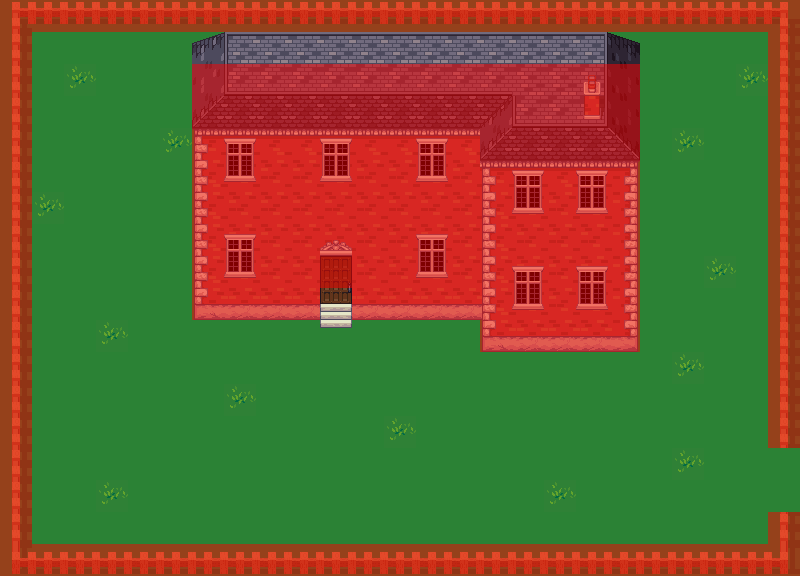

Tiled map render using the project's own tile images. Description and the whole map definition, tile-layer contents included, below:
An orthogonal 25x18 tile map with 32x32 px tiles, 5 tile layers (1, 2, 3, 4, ...).

<map version="1.0" orientation="orthogonal" renderorder="right-down" width="25" height="18" tilewidth="32" tileheight="32" nextobjectid="1">
 <tileset firstgid="1" name="tileset1" tilewidth="32" tileheight="32" tilecount="1000" columns="25">
  <image source="tileset1.png" width="800" height="1280" />
 </tileset>
 <layer name="1" width="25" height="18">
  <data encoding="csv">
688,688,688,688,688,688,688,688,688,688,688,688,688,688,688,688,688,688,688,688,688,688,688,688,688,
688,688,688,688,688,688,688,688,688,688,688,688,688,688,688,688,688,688,688,688,688,688,688,688,688,
688,688,688,688,688,688,688,688,688,688,688,688,688,688,688,688,688,688,688,688,688,688,688,688,688,
688,688,688,688,688,688,688,688,688,688,688,688,688,688,688,688,688,688,688,688,688,688,688,688,688,
688,688,688,688,688,688,688,688,688,688,688,688,688,688,688,688,688,688,688,688,688,688,688,688,688,
688,688,688,688,688,688,688,688,688,688,688,688,688,688,688,688,688,688,688,688,688,688,688,688,688,
688,688,688,688,688,688,688,688,688,688,688,688,688,688,688,688,688,688,688,688,688,688,688,688,688,
688,688,688,688,688,688,688,688,688,688,688,688,688,688,688,688,688,688,688,688,688,688,688,688,688,
688,688,688,688,688,688,688,688,688,688,688,688,688,688,688,688,688,688,688,688,688,688,688,688,688,
688,688,688,688,688,688,688,688,688,688,688,688,688,688,688,688,688,688,688,688,688,688,688,688,688,
688,688,688,688,688,688,688,688,688,688,688,688,688,688,688,688,688,688,688,688,688,688,688,688,688,
688,688,688,688,688,688,688,688,688,688,688,688,688,688,688,688,688,688,688,688,688,688,688,688,688,
688,688,688,688,688,688,688,688,688,688,688,688,688,688,688,688,688,688,688,688,688,688,688,688,688,
688,688,688,688,688,688,688,688,688,688,688,688,688,688,688,688,688,688,688,688,688,688,688,688,688,
688,688,688,688,688,688,688,688,688,688,688,688,688,688,688,688,688,688,688,688,688,688,688,688,688,
688,688,688,688,688,688,688,688,688,688,688,688,688,688,688,688,688,688,688,688,688,688,688,688,688,
688,688,688,688,688,688,688,688,688,688,688,688,688,688,688,688,688,688,688,688,688,688,688,688,688,
688,688,688,688,688,688,688,688,688,688,688,688,688,688,688,688,688,688,688,688,688,688,688,688,688
</data>
 </layer>
 <layer name="2" width="25" height="18">
  <data encoding="csv">
760,761,761,761,761,761,761,761,761,761,761,761,761,761,761,761,761,761,761,761,761,761,761,761,762,
785,0,0,0,0,0,0,0,0,0,0,0,0,0,0,0,0,0,0,0,0,0,0,0,787,
785,0,0,0,0,0,0,0,0,0,0,0,0,0,0,0,0,0,0,0,0,0,0,0,787,
785,0,0,0,0,0,0,0,0,0,0,0,0,0,0,0,0,0,0,0,0,0,0,0,787,
785,0,0,0,0,0,842,843,843,843,843,843,843,843,843,0,0,0,0,0,0,0,0,0,787,
785,0,0,0,0,0,867,868,868,868,868,868,868,868,868,843,0,0,0,0,0,0,0,0,787,
785,0,0,0,0,0,867,868,868,868,868,868,868,868,868,868,0,0,0,0,0,0,0,0,787,
785,0,0,0,0,0,867,868,868,868,868,868,868,868,868,868,0,0,0,0,0,0,0,0,787,
785,0,0,0,0,0,867,868,868,868,847,868,868,868,868,868,0,0,0,0,0,0,0,0,787,
785,0,0,0,0,0,892,893,893,893,872,893,893,893,893,893,0,0,0,0,0,0,0,0,787,
785,0,0,0,0,0,0,0,0,0,0,0,0,0,0,0,0,0,0,0,0,0,0,0,787,
785,0,0,0,0,0,0,0,0,0,0,0,0,0,0,0,0,0,0,0,0,0,0,0,787,
785,0,0,0,0,0,0,0,0,0,0,0,0,0,0,0,0,0,0,0,0,0,0,0,787,
785,0,0,0,0,0,0,0,0,0,0,0,0,0,0,0,0,0,0,0,0,0,0,0,787,
785,0,0,0,0,0,0,0,0,0,0,0,0,0,0,0,0,0,0,0,0,0,0,0,0,
785,0,0,0,0,0,0,0,0,0,0,0,0,0,0,0,0,0,0,0,0,0,0,0,0,
785,0,0,0,0,0,0,0,0,0,0,0,0,0,0,0,0,0,0,0,0,0,0,0,787,
810,811,811,811,811,811,811,811,811,811,811,811,811,811,811,811,811,811,811,811,811,811,811,811,812
</data>
 </layer>
 <layer name="3" width="25" height="18">
  <data encoding="csv">
0,0,0,0,0,0,0,0,0,0,0,0,0,0,0,0,0,0,0,0,0,0,0,0,0,
0,0,0,0,0,0,0,0,0,0,0,0,0,0,0,0,0,0,0,0,0,0,0,0,0,
0,0,813,0,0,0,942,970,971,971,971,971,971,971,971,971,996,996,997,944,0,0,0,813,0,
0,0,0,0,0,0,967,968,968,968,968,968,968,968,968,992,970,971,972,944,0,0,0,0,0,
0,0,0,0,0,813,0,850,0,0,850,0,0,850,0,967,968,968,968,969,0,813,0,0,0,
0,0,0,0,0,0,0,875,0,0,875,0,0,875,0,842,843,843,843,844,0,0,0,0,0,
0,813,0,0,0,0,0,0,0,0,0,0,0,0,0,867,868,868,868,869,0,0,0,0,0,
0,0,0,0,0,0,0,850,0,0,895,0,0,850,0,867,868,868,868,869,0,0,0,0,0,
0,0,0,0,0,0,0,875,0,0,0,0,0,875,0,867,868,868,868,869,0,0,813,0,0,
0,0,0,0,0,0,0,0,0,0,846,0,0,0,0,867,868,868,868,869,0,0,0,0,0,
0,0,0,813,0,0,0,0,0,0,871,0,0,0,0,892,893,893,893,894,0,0,0,0,0,
0,0,0,0,0,0,0,0,0,0,0,0,0,0,0,0,0,0,0,0,0,813,0,0,0,
0,0,0,0,0,0,0,813,0,0,0,0,0,0,0,0,0,0,0,0,0,0,0,0,0,
0,0,0,0,0,0,0,0,0,0,0,0,813,0,0,0,0,0,0,0,0,0,0,0,0,
0,0,0,0,0,0,0,0,0,0,0,0,0,0,0,0,0,0,0,0,0,813,0,0,0,
0,0,0,813,0,0,0,0,0,0,0,0,0,0,0,0,0,813,0,0,0,0,0,0,0,
0,0,0,0,0,0,0,0,0,0,0,0,0,0,0,0,0,0,0,0,0,0,0,0,0,
0,0,0,0,0,0,0,0,0,0,0,0,0,0,0,0,0,0,0,0,0,0,0,0,0
</data>
 </layer>
 <layer name="4" width="25" height="18">
  <data encoding="csv">
0,0,0,0,0,0,0,0,0,0,0,0,0,0,0,0,0,0,0,0,0,0,0,0,0,
0,0,0,0,0,0,917,945,946,946,946,946,946,946,946,946,946,946,947,919,0,0,0,0,0,
0,0,0,0,0,0,0,0,0,0,0,0,0,0,0,0,0,0,848,0,0,0,0,0,0,
0,0,0,0,0,0,0,0,0,0,0,0,0,0,0,0,0,0,873,0,0,0,0,0,0,
0,0,0,0,0,0,0,0,0,0,0,0,0,0,0,0,0,0,0,0,0,0,0,0,0,
0,0,0,0,0,0,0,0,0,0,0,0,0,0,0,0,850,0,850,0,0,0,0,0,0,
0,0,0,0,0,0,0,0,0,0,0,0,0,0,0,0,875,0,875,0,0,0,0,0,0,
0,0,0,0,0,0,0,0,0,0,0,0,0,0,0,0,0,0,0,0,0,0,0,0,0,
0,0,0,0,0,0,0,0,0,0,0,0,0,0,0,0,850,0,850,0,0,0,0,0,0,
0,0,0,0,0,0,0,0,0,0,0,0,0,0,0,0,875,0,875,0,0,0,0,0,0,
0,0,0,0,0,0,0,0,0,0,0,0,0,0,0,0,0,0,0,0,0,0,0,0,0,
0,0,0,0,0,0,0,0,0,0,0,0,0,0,0,0,0,0,0,0,0,0,0,0,0,
0,0,0,0,0,0,0,0,0,0,0,0,0,0,0,0,0,0,0,0,0,0,0,0,0,
0,0,0,0,0,0,0,0,0,0,0,0,0,0,0,0,0,0,0,0,0,0,0,0,0,
0,0,0,0,0,0,0,0,0,0,0,0,0,0,0,0,0,0,0,0,0,0,0,0,0,
0,0,0,0,0,0,0,0,0,0,0,0,0,0,0,0,0,0,0,0,0,0,0,0,0,
0,0,0,0,0,0,0,0,0,0,0,0,0,0,0,0,0,0,0,0,0,0,0,0,0,
0,0,0,0,0,0,0,0,0,0,0,0,0,0,0,0,0,0,0,0,0,0,0,0,0
</data>
 </layer>
 <layer name="kollision" width="25" height="18">
  <data encoding="csv">
2,2,2,2,2,2,2,2,2,2,2,2,2,2,2,2,2,2,2,2,2,2,2,2,2,
2,0,0,0,0,0,0,0,0,0,0,0,0,0,0,0,0,0,0,0,0,0,0,0,2,
2,0,0,0,0,0,2,2,2,2,2,2,2,2,2,2,2,2,2,2,0,0,0,0,2,
2,0,0,0,0,0,2,2,2,2,2,2,2,2,2,2,2,2,2,2,0,0,0,0,2,
2,0,0,0,0,0,2,2,2,2,2,2,2,2,2,2,2,2,2,2,0,0,0,0,2,
2,0,0,0,0,0,2,2,2,2,2,2,2,2,2,2,2,2,2,2,0,0,0,0,2,
2,0,0,0,0,0,2,2,2,2,2,2,2,2,2,2,2,2,2,2,0,0,0,0,2,
2,0,0,0,0,0,2,2,2,2,2,2,2,2,2,2,2,2,2,2,0,0,0,0,2,
2,0,0,0,0,0,2,2,2,2,2,2,2,2,2,2,2,2,2,2,0,0,0,0,2,
2,0,0,0,0,0,2,2,2,2,0,2,2,2,2,2,2,2,2,2,0,0,0,0,2,
2,0,0,0,0,0,0,0,0,0,0,0,0,0,0,2,2,2,2,2,0,0,0,0,2,
2,0,0,0,0,0,0,0,0,0,0,0,0,0,0,0,0,0,0,0,0,0,0,0,2,
2,0,0,0,0,0,0,0,0,0,0,0,0,0,0,0,0,0,0,0,0,0,0,0,2,
2,0,0,0,0,0,0,0,0,0,0,0,0,0,0,0,0,0,0,0,0,0,0,0,2,
2,0,0,0,0,0,0,0,0,0,0,0,0,0,0,0,0,0,0,0,0,0,0,0,0,
2,0,0,0,0,0,0,0,0,0,0,0,0,0,0,0,0,0,0,0,0,0,0,0,0,
2,0,0,0,0,0,0,0,0,0,0,0,0,0,0,0,0,0,0,0,0,0,0,0,2,
2,2,2,2,2,2,2,2,2,2,2,2,2,2,2,2,2,2,2,2,2,2,2,2,2
</data>
 </layer>
</map>
